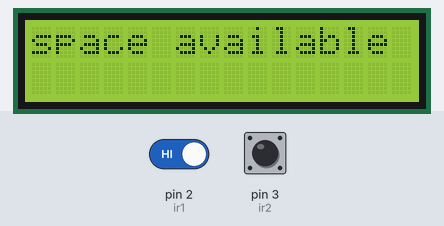
Simulated run of this sketch. Board: Arduino Uno, built with avr-gcc and run on an emulated ATmega328P. On the bench: 16×2 character LCD. Inputs (shaded band) come from the test bench; at power-on: pin 3 (ir2) LOW, pin 2 (ir1) HIGH. What the sketch prints to the serial monitor is not drawn.

Above: at 1.2 s.
1.3 s: pin 3 (ir2) driven HIGH
At 2.0 s:
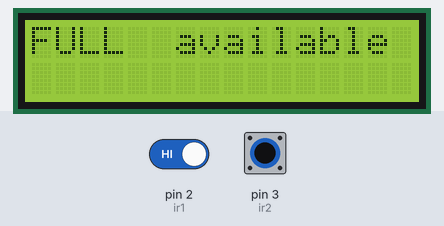
2.8 s: pin 2 (ir1) driven LOW
At 3.3 s:
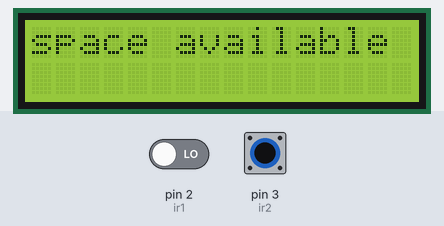
4.5 s: pin 2 (ir1) driven HIGH
At 5.4 s:
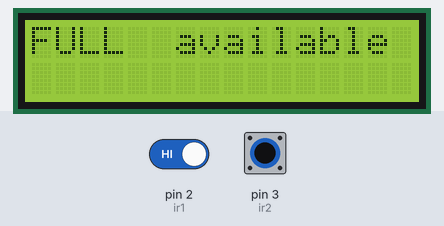
6.0 s: pin 3 (ir2) driven LOW
At 7.0 s:
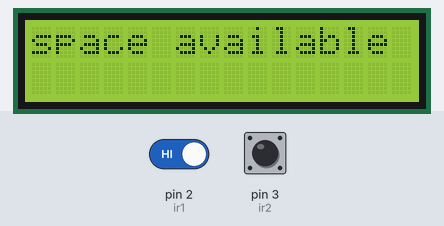
7.8 s: pin 3 (ir2) pulsed HIGH 2 times (0.12 s each, 0.3 s apart)
Timing chart, 0 to 10.8 s (numbered marks = the images above; inputs shaded):
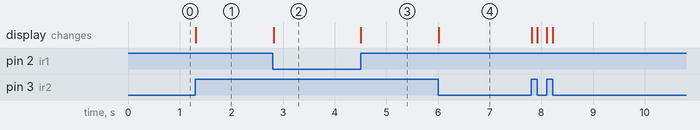

Measured:
- after the input at 1.3 s, the display: changes at once (image 1)
- after the input at 2.8 s, the display: changes at once (image 2)
- after the input at 4.5 s, the display: changes at once (image 3)
- after the input at 6.0 s, the display: changes at once (image 4)

The sketch:

parking_full.ino
```cpp
#include <LiquidCrystal.h>

LiquidCrystal lcd(8,13,9,4,5,6,7);

int ir1=2;
int ir2=3;

int proxy1=0;
int proxy2=0;

void setup()
{

  pinMode(ir1,INPUT);
  pinMode(ir2,INPUT);

  Serial.begin(9600);
  lcd.begin(16,2);

}

void loop()
{
  proxy1=digitalRead(ir1);
  proxy2=digitalRead(ir2);

  lcd.setCursor(0,0);


  if(proxy1==LOW && proxy2==LOW)
  {
    lcd.println("space available");
    Serial.print("empty");

  }

  if(proxy1==HIGH && proxy2==LOW)
  {
    lcd.println("space available");
    Serial.print("space available");
  }
  if(proxy1==LOW && proxy2==HIGH)
  {
    lcd.println("space available");
    Serial.print("space available");
  }
   if(proxy1==HIGH&&proxy2==HIGH)

  {
    lcd.println("FULL");
    Serial.print("full");
  }

}
```
